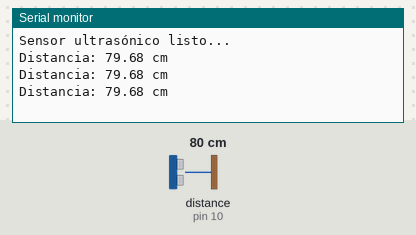
A sketch run on a simulated Arduino Uno, built with avr-gcc and run on an emulated ATmega328P. On the bench: the last lines printed to the serial monitor. Wiring (inferred from the names in the program): ultrasonic range finder: trigger pin 9; echo pin 10. The inputs (shaded band) are chosen by the test bench; at power-on: distance to the obstacle (sensor on pin 10) 80 cm. The echo pulse lasts 58.3 µs per cm.

Above: at 1.3 s.
1.4 s: distance to the obstacle (sensor on pin 10) set to 2 cm
At 1.9 s:
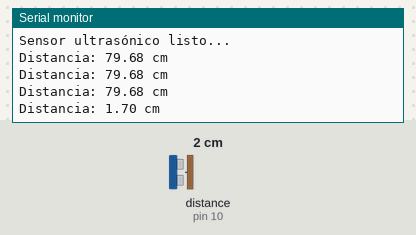
2.9 s: distance to the obstacle (sensor on pin 10) set to 4 cm
At 3.4 s:
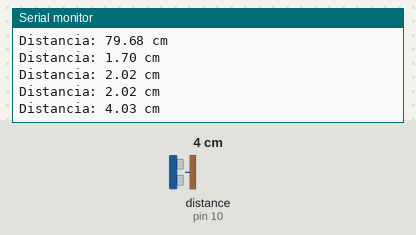
Timing chart, 0 to 5.9 s (numbered marks = the images above; inputs shaded):
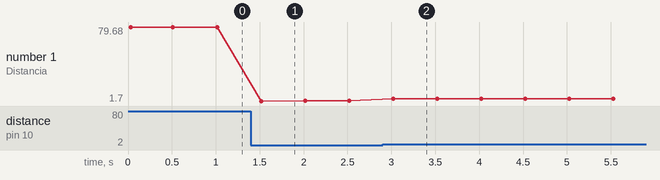

Measured:
- after the input at 1.4 s, the serial monitor: prints a new line after 0.12 s (image 1)
- after the input at 2.9 s, the serial monitor: prints a new line after 0.12 s (image 2)
- plotted number 1: 79.68 → 2.02 after the input at 1.4 s, 2.02 → 4.03 after the input at 2.9 s

The sketch:

Ultrasonido.ino
```cpp
// Pines del sensor
const int trigPin = 9;
const int echoPin = 10;

// Variables
long duration;
float distance;

void setup() {
  Serial.begin(9600);          // Comunicación serial
  pinMode(trigPin, OUTPUT);    // TRIG como salida
  pinMode(echoPin, INPUT);     // ECHO como entrada
  Serial.println("Sensor ultrasónico listo...");
}

void loop() {
  // Generar un pulso ultrasónico
  digitalWrite(trigPin, LOW);
  delayMicroseconds(2);
  digitalWrite(trigPin, HIGH);
  delayMicroseconds(10);
  digitalWrite(trigPin, LOW);

  // Medir la duración del eco
  duration = pulseIn(echoPin, HIGH);

  // Calcular distancia en cm
  distance = (duration * 0.0343) / 2;

  // Mostrar en monitor serial
  Serial.print("Distancia: ");
  Serial.print(distance);
  Serial.println(" cm");

  delay(500);  // Esperar medio segundo
}
```
